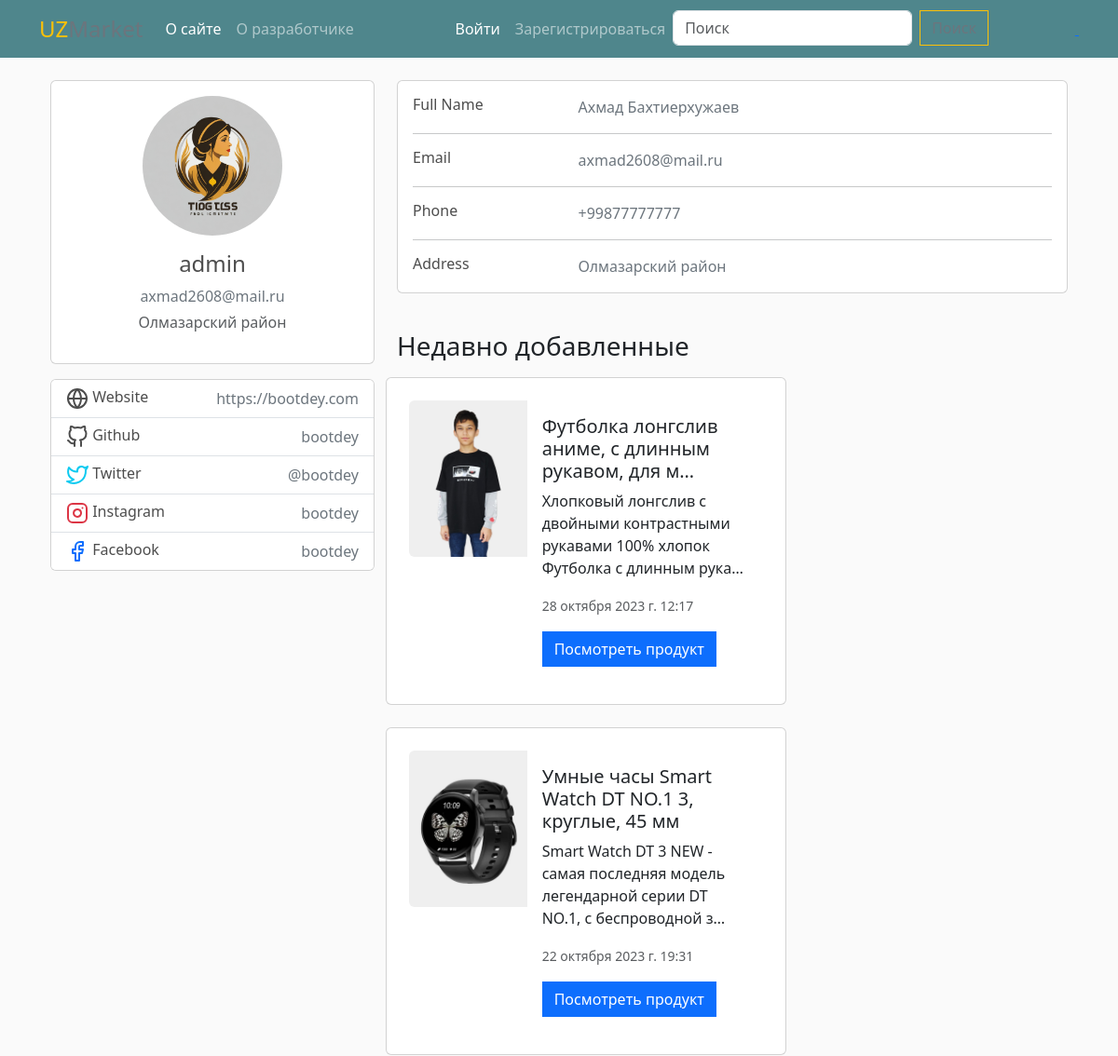
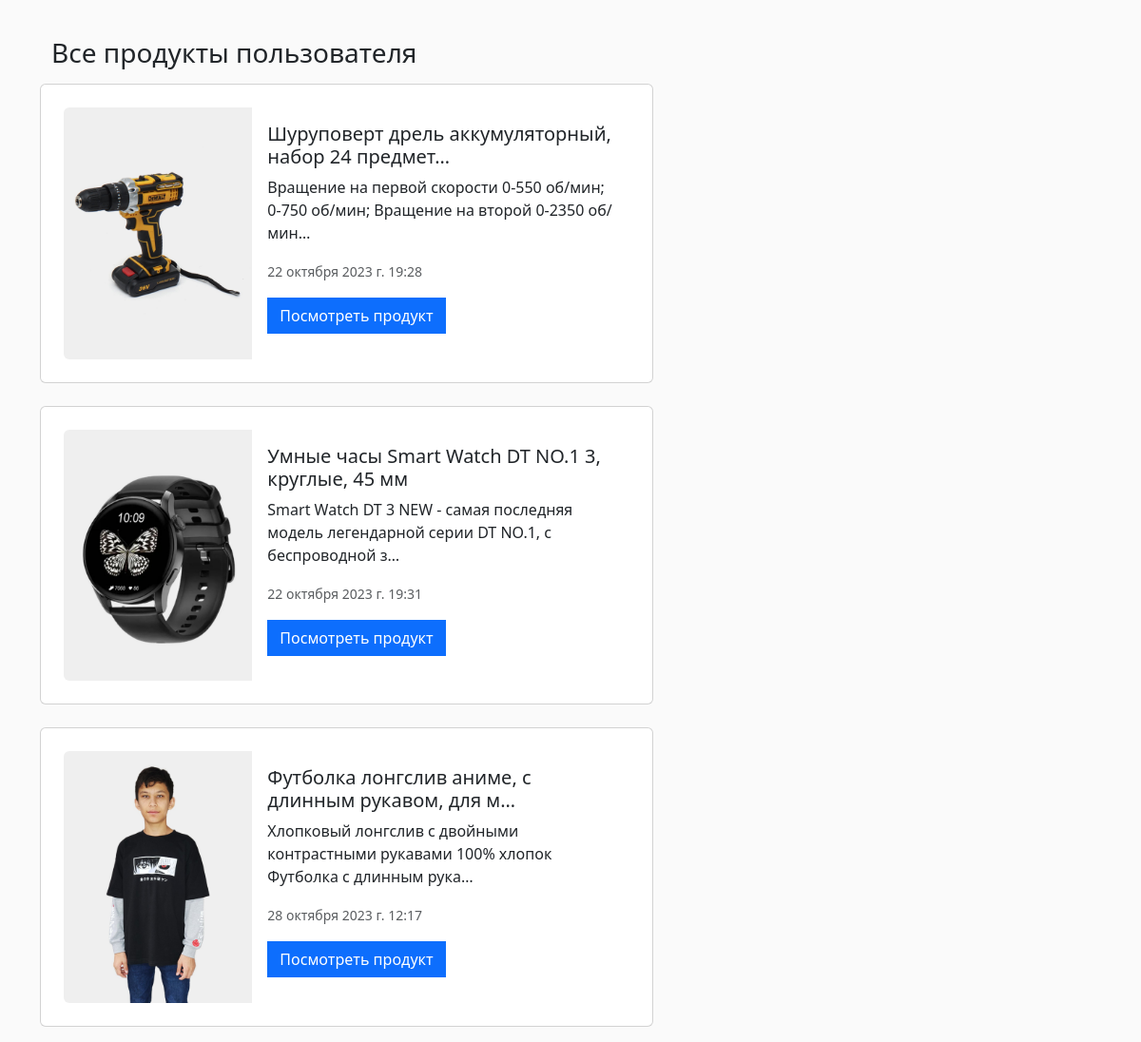
Page /profile/1/ on the committed database (2 pictures, top to bottom).
### market/models.py (models this page shows, shortened)
class Profile(models.Model):
    user = models.OneToOneField(User, on_delete=models.CASCADE, verbose_name='Профиль')
    photo = models.ImageField(upload_to='profile', blank=True, null=True, verbose_name='Фото профиля')
    phone=models.CharField(max_length=40,blank=True,null=True,default='Нет номера', verbose_name='Телефонный номер')
    address = models.CharField(max_length=100, blank=True, null=True, default='Нет адреса', verbose_name='Адрес')
    publisher = models.BooleanField(default=True, verbose_name='Право добавление продукта')
    def get_photo(self):
        try:
            return self.photo.url
        except:
            return 'https://bootdey.com/img/Content/avatar/avatar7.png'
    class Meta:
        verbose_name = 'Профиль'
        verbose_name_plural = 'Профили'

class Product(models.Model):
    title = models.CharField(max_length=255, verbose_name='Нaзвание продукта')
    content = models.TextField(verbose_name='Описание продукта')
    photo = models.ImageField(upload_to='photos/', default='Нет фото', verbose_name='Картинка продукта')
    created_at = models.DateTimeField(auto_now_add=True, verbose_name='Дата выполнения')
    updated_at = models.DateTimeField(auto_now=True, verbose_name='Дата изменения')
    price = models.FloatField(verbose_name='Цена')
    category = models.ForeignKey(Category, on_delete=models.CASCADE, verbose_name='Категория')
    author = models.ForeignKey(User, on_delete=models.CASCADE, blank=True, null=True, verbose_name='Владелец')
    quantity = models.IntegerField(default=0,verbose_name='Количчество')
    def get_absolute_url(self):
        return reverse('product', kwargs={'pk': self.pk})
    def get_photo(self):
        try:
            return self.photo.url
        except:
            return 'https://www.bargas.ru/upload/iblock/eee/eee48035c2ba7dc2d95b2e3f410f6802.jpg'
    class Meta:
        verbose_name = 'Продукт'
        verbose_name_plural = 'Продукты'

### market/views.py (the view)
# urls.py: path('profile/<int:pk>/', profile_view, name='profile'),
def profile_view(request, pk):
    profile = Profile.objects.get(user_id=pk)
    recent_products = Product.objects.filter(author_id=pk)[::-1][:2]
    products = Product.objects.filter(author_id=pk)
    context = {
        'title': f'Профиль пользователя {profile.user.username}',
        'profile': profile,
        'recent_products': recent_products,
        'products': products
    }
    return render(request, 'market/profile.html', context)

### market/templates/market/profile.html (shortened to what this page needs)
{% extends 'base.html' %}
{% block main %}
<div class="container mt-4">
    <div class="main-body">
        <div class="row gutters-sm">
            <div class="col-md-4 mb-3">
                <div class="card">
                    <div class="card-body">
                        <div class="d-flex flex-column align-items-center text-center">
                            <img src="{{ profile.get_photo }}" alt="Admin" class="rounded-circle" width="150">
                            <div class="mt-3">
                                <h4>{{ profile.user.username }}</h4>
                                <p class="text-secondary mb-1">{{ profile.user.email }}</p>
                                <p class="text-muted font-size-sm">{{ profile.address }}</p>
                            </div>
                        </div>
                    </div>
                </div>
                <div class="card mt-3">
                    <ul class="list-group list-group-flush">
                        <li class="list-group-item d-flex justify-content-between align-items-center flex-wrap">
                            <h6 class="mb-0">
                                Website
                            </h6>
                            <span class="text-secondary">https://bootdey.com</span>
                        </li>
                        <li class="list-group-item d-flex justify-content-between align-items-center flex-wrap">
                            <h6 class="mb-0">
                                Github
                            </h6>
                            <span class="text-secondary">bootdey</span>
                        </li>
                        <li class="list-group-item d-flex justify-content-between align-items-center flex-wrap">
                            <h6 class="mb-0">
                                Twitter
                            </h6>
                            <span class="text-secondary">@bootdey</span>
                        </li>
                        <li class="list-group-item d-flex justify-content-between align-items-center flex-wrap">
                            <h6 class="mb-0">
                                Instagram
                            </h6>
                            <span class="text-secondary">bootdey</span>
                        </li>
                        <li class="list-group-item d-flex justify-content-between align-items-center flex-wrap">
                            <h6 class="mb-0">
                                Facebook
                            </h6>
                            <span class="text-secondary">bootdey</span>
                        </li>
                    </ul>
                </div>
            </div>
            <div class="col-md-8">
                <div class="card mb-3">
                    <div class="card-body">
                        <div class="row">
                            <div class="col-sm-3">
                                <h6 class="mb-0">Full Name</h6>
                            </div>
                            <div class="col-sm-9 text-secondary">
                                {{ profile.user.first_name }} {{ profile.user.last_name }}
                            </div>
                        </div>
                        <hr>
                        <div class="row">
                            <div class="col-sm-3">
                                <h6 class="mb-0">Email</h6>
                            </div>
                            <div class="col-sm-9 text-secondary">
                                {{ profile.user.email }}
                            </div>
                        </div>
                        <hr>
                        <div class="row">
                            <div class="col-sm-3">
                                <h6 class="mb-0">Phone</h6>
                            </div>
                            <div class="col-sm-9 text-secondary">
                                {{ profile.phone }}
                            </div>
                        </div>
                        <hr>
                        <div class="row">
                            <div class="col-sm-3">
                                <h6 class="mb-0">Address</h6>
                            </div>
                            <div class="col-sm-9 text-secondary">
                                {{ profile.address }}
                            </div>
                        </div>
                    </div>
                </div>
                <div class="row">
                    <h3 class=" text-dark  mt-4">Недавно добавленные</h3>
                    {% for product in recent_products %}
                    <div class="card mb-3  mt-2 p-4" style="max-width: 430px;">
                        <div class="row g-0">
                            <div class="col-md-4">
                                <img src="{{ product.get_photo}}" class="img-fluid rounded-start" alt="...">
                            </div>
                            <div class="col-md-8">
                                <div class="card-body">
                                    <h5 class="card-title">{{ product.title |truncatechars:50}}</h5>
                                    <p class="card-text">{{ product.content |truncatechars:90}}</p>
                                    <p class="card-text"><small class="text-muted">{{ product.created_at }}</small></p>
                                    <a href="{{ product.get_absolute_url }}" class="btn btn-primary">Посмотреть
                                        продукт</a>
                                </div>
                            </div>
                        </div>
                    </div>
                    {% endfor %}
                </div>
            </div>
        </div>
<div class="row">
    <h3 class=" text-dark  mt-4">Все продукты пользователя</h3>
    {% for product in products %}
    <div class="card mb-3  mt-2 p-4" style="max-width: 645px;">
        <div class="row g-0">
            <div class="col-md-4">
                {% if product.photo %}
                <img src="{{ product.photo.url }}" class="img-fluid rounded-start" alt="...">
                {% endif %}
            </div>
            <div class="col-md-8">
                <div class="card-body">
                    <h5 class="card-title">{{ product.title |truncatechars:50}}</h5>
                    <p class="card-text">{{ product.content |truncatechars:90}}</p>
                    <p class="card-text"><small class="text-muted">{{ product.created_at }}</small></p>
                    <a href="{{ product.get_absolute_url }}" class="btn btn-primary">Посмотреть продукт</a>
                </div>
            </div>
        </div>
    </div>
    {% endfor %}
        {% endblock main %}

### market/static/market/css/style.css (style rules this page uses)
* { text-decorations: none ! important; }
body { background:secondary no-repeat; background-size: cover; }

### market/static/market/css/additional_style.css (style rules this page uses)
body { background-color: hsl(0, 0%, 98%); }
h1,h2,h3,h4,h5,h6 { color:hsl(0, 0%, 30%); }
.btn { border-radius: 0; }

### rows in the picture
Profile: get_photo (picture), user.username "admin", user.email "axmad2608@mail.ru", address "Олмазарский район", user.first_name "Ахмад", user.last_name "Бахтиерхужаев", phone "+99877777777"
Product: get_photo (picture), title "Футболка лонгслив аниме, с длинным рукавом, для м…", content "Хлопковый лонгслив с двойными контрастными рукавами 100% хлопок Футболка с длинным рука…", created_at "28 октября 2023 г. 12:17", photo (picture)
Product: get_photo (picture), title "Умные часы Smart Watch DT NO.1 3, круглые, 45 мм", content "Smart Watch DT 3 NEW - cамая последняя модель легендарной серии DT NO.1, с беспроводной з…", created_at "22 октября 2023 г. 19:31", photo (picture)
Product: photo (picture), title "Шуруповерт дрель аккумуляторный, набор 24 предмет…", content "Вращение на первой скорости 0-550 об/мин; 0-750 об/мин; Вращение на второй 0-2350 об/мин…", created_at "22 октября 2023 г. 19:28"
